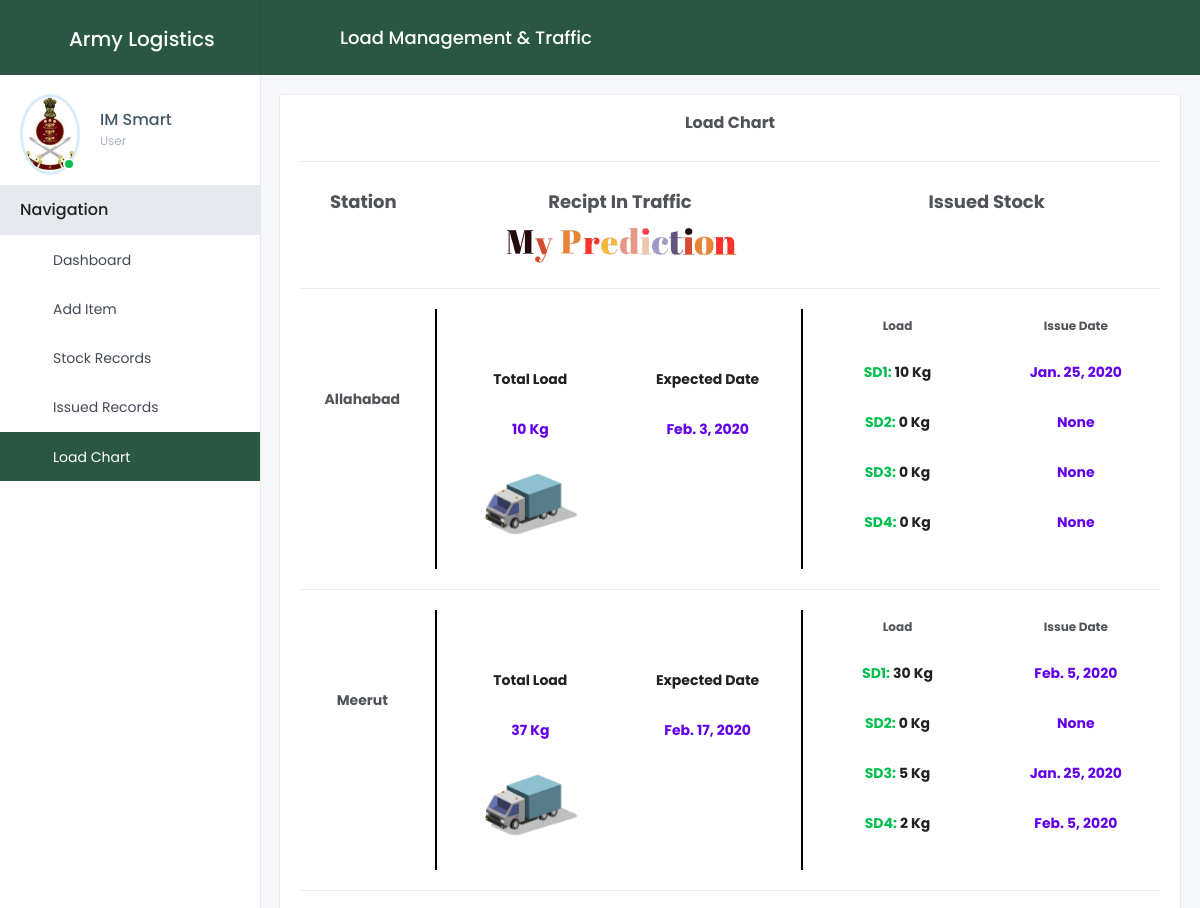
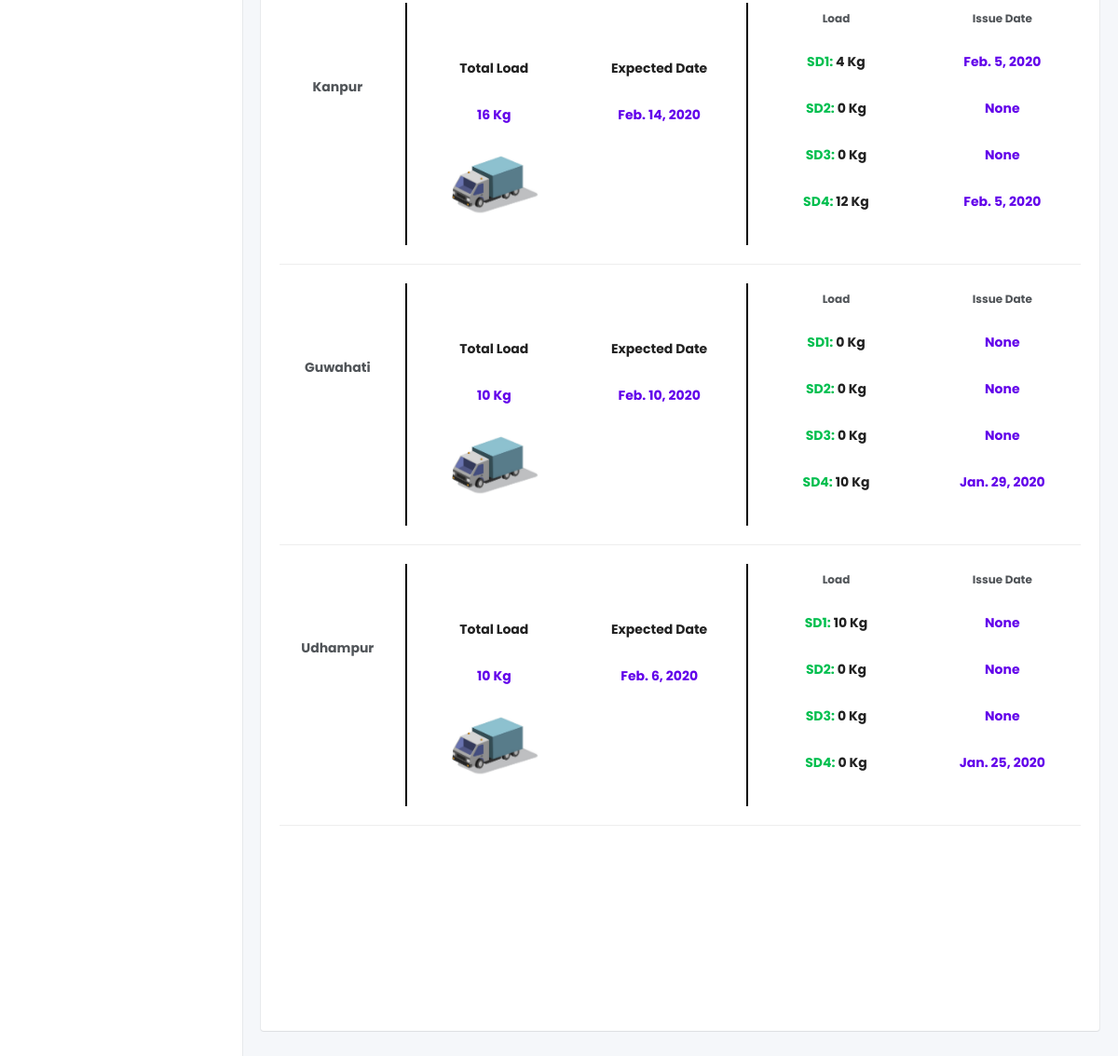
The page /loadchart (signed in) on the database its author committed (2 pictures, top to bottom).
### armyapp/models.py (models this page shows)
class loadchart(models.Model):
    unit= models.TextField(null=True)
    totalload = models.IntegerField(blank=True,null=True)
    expdate = models.DateField(blank=True,null=True)
    sd1 = models.IntegerField(blank=True,null=True)
    d1 = models.DateField(blank=True,null=True)
    sd2 = models.IntegerField(blank=True,null=True)
    d2 = models.DateField(blank=True,null=True)
    sd3 = models.IntegerField(blank=True,null=True)
    d3 = models.DateField(blank=True,null=True)
    sd4 = models.IntegerField(blank=True,null=True)
    d4 = models.DateField(blank=True,null=True)

### armyapp/views.py (the view)
# urls.py: url(r'^loadchart$', loadchartshow),
@login_required(login_url='/login')
def loadchartshow(request):
    unitlist = loadchart.objects.all()
    return render(request,"loadchart.html",{'loaddata':unitlist,'header':'Army Logistics','htitle':'Load Management & Traffic'})

### armyapp/templates/loadchart.html (shortened to what this page needs)
<!DOCTYPE html>
<html lang="en">
<head>
	<link rel="stylesheet" href="/static/assets/styles/style.min.css">
	<link rel="stylesheet" href="/static/assets/fonts/material-design/css/materialdesignicons.css">
	<link rel="stylesheet" href="/static/assets/plugin/mCustomScrollbar/jquery.mCustomScrollbar.min.css">
	<link rel="stylesheet" href="/static/assets/plugin/waves/waves.min.css">
	<link rel="stylesheet" href="/static/assets/plugin/sweet-alert/sweetalert.css">
	<link rel="stylesheet" href="/static/assets/plugin/chart/morris/morris.css">
	<link rel="stylesheet" href="/static/assets/plugin/fullcalendar/fullcalendar.min.css">
	<link rel="stylesheet" href="/static/assets/plugin/fullcalendar/fullcalendar.print.css" media='print'>
</head>
<body>
<div class="main-menu">
	<header class="header">
		<a href="/" class="logo"><i class="ico mdi mdi-cube-outline"></i>{{header}}</a>
		<div class="user">
			<a href="#" class="avatar"><img height="30px" width="60px" src="/static/assets/images/police2.jpg" alt=""><span class="status online"></span></a>
			<h5 class="name"><a href="\">IM Smart</a></h5>
			<h5 class="position">User</h5>
		</div>
	</header>
	<div class="content">
		<div class="navigation">
			<h5 class="title">Navigation</h5>
			<ul class="menu js__accordion">
				<li >
					<a class="waves-effect" href="/"><i class="menu-icon mdi mdi-view-dashboard"></i><span>Dashboard</span></a>
				</li>
				<li>
					<a class="waves-effect " href="/addnew"><i class="menu-icon mdi mdi-desktop-mac"></i><span>Add Item</span></a>
				</li>
				<li>
					<a class="waves-effect " href="/stocktable"><i class="menu-icon mdi mdi-cube-outline"></i><span>Stock Records</span></a>
				</li>
				<li>
					<a class="waves-effect" href="/issueregister"><i class="menu-icon mdi mdi-cube-outline"></i><span>Issued Records</span></a>
				</li>
				<li class="current">
					<a class="waves-effect" href="/loadchart"><i class="menu-icon mdi mdi-calendar"></i><span>Load Chart</span></a>
				</li>
			</ul>
		</div>
	</div>
</div>
<div class="fixed-navbar">
	<div class="pull-left">
		<button type="button" class="menu-mobile-button glyphicon glyphicon-menu-hamburger js__menu_mobile"></button>
		<h1 class="page-title">{{htitle}}</h1>
	</div>
	<div class="pull-right">
		<a href="/logout" class="ico-item mdi mdi-logout "></a>
	</div>
</div>
<div id="wrapper">
	<div class="main-content">
		<div class="row small-spacing">
			<div class="col-xs-12">
				<div class="box-content">
					<center><h2 class="box-title"><b>Load Chart</b></h2></center>
					<hr>
					<div class="row small-spacing">
					<center>
							<div class="col-xs-12 col-md-2  ">  <h4> <b> Station</b></h4></div>
							<div class="col-xs-12 col-md-5  ">  <h4> <b>  Recipt In Traffic</b></h4>
<img  src="/static/assets/images/aigif.gif" alt="">
</div>
							<div class="col-xs-12 col-md-5  ">  <h4> <b>  Issued Stock</b></h4></div>
					</center>
					</div>
					<hr>
					{% for x in loaddata %}
					<div class="row small-spacing">
					<center>
							<div class="col-xs-12 col-md-2 vl ">
						  <br><br><br><br>
						  <strong>{{x.unit}}</strong>
							</div>
							<div class="col-xs-12 col-md-5 vl">
							<div class="row small-spacing">
							<br><br>
					<center>
							<div class="col-md-6 ">
						  <br><b><p class="text-inverse">Total Load</p></b><br><b><p class="text-custom">{{x.totalload}} Kg</p></b>
						  <br><img src="/static/assets/images/truck.jpg" height="50px" width="100px" alt="">
							</div>
							<div class="col-md-6">
							<br><b><p class="text-inverse">Expected Date</p></b><br><b><p class="text-custom">{{x.expdate}}</p></b>
							</div>
						</center>
							</div>
							</div>
							<div class="col-xs-12 col-md-5">
							<div class="row small-spacing">
					       <center>
							<div class="col-md-6 ">
						  <h6> <b> Load</b></h6><br>
						  <b><p class="text-success">SD1: <span class="text-inverse"> {{x.sd1}} Kg</span></p></b><br>
						  <b><p class="text-success"> SD2:<span class="text-inverse"> {{x.sd2}} Kg</span></p></b><br>
						  <b><p class="text-success"> SD3:<span class="text-inverse"> {{x.sd3}} Kg</span></p></b><br>
						  <b><p class="text-success"> SD4: <span class="text-inverse"> {{x.sd4}} Kg</span></p></b>
							</div>
							<div class="col-md-6">
							<h6> <b> Issue Date</b></h6><br>
							<b><p class="text-custom">{{x.d1}}</p></b><br>
							<b><p class="text-custom">{{x.d2}}</p></b><br>
							<b><p class="text-custom">{{x.d3}}</p></b><br>
							<b><p class="text-custom">{{x.d4}}</p></b>
							</div>
						</center>
							</div>
							</div>
						</center>
							</div>
							<hr>
					{% endfor %}
					<br><br><br>
					<br><br><br>
					<br><br><br>
				</div>
				<br><br><br>
				<br><br><br>
				<br><br><br>
				<br><br>
			</div>
		</div>
	</div>
</div>
</body>
</html>

### armyapp/templates/loadchart.html (style rules this page uses)
.vl { border-right: 2px solid black; height: 260px; }

### rows shown on the page
loadchart: unit "Allahabad", totalload "10", expdate "Feb. 3, 2020", sd1 "10", sd2 "0", sd3 "0", sd4 "0", d1 "Jan. 25, 2020", d2 "None", d3 "None", d4 "None"
loadchart: unit "Meerut", totalload "37", expdate "Feb. 17, 2020", sd1 "30", sd2 "0", sd3 "5", sd4 "2", d1 "Feb. 5, 2020", d2 "None", d3 "Jan. 25, 2020", d4 "Feb. 5, 2020"
loadchart: unit "Kanpur", totalload "16", expdate "Feb. 14, 2020", sd1 "4", sd2 "0", sd3 "0", sd4 "12", d1 "Feb. 5, 2020", d2 "None", d3 "None", d4 "Feb. 5, 2020"
loadchart: unit "Guwahati", totalload "10", expdate "Feb. 10, 2020", sd1 "0", sd2 "0", sd3 "0", sd4 "10", d1 "None", d2 "None", d3 "None", d4 "Jan. 29, 2020"
loadchart: unit "Udhampur", totalload "10", expdate "Feb. 6, 2020", sd1 "10", sd2 "0", sd3 "0", sd4 "0", d1 "None", d2 "None", d3 "None", d4 "Jan. 25, 2020"

### other values the page prints
{{ header }} "Army Logistics"
{{ htitle }} "Load Management & Traffic"
